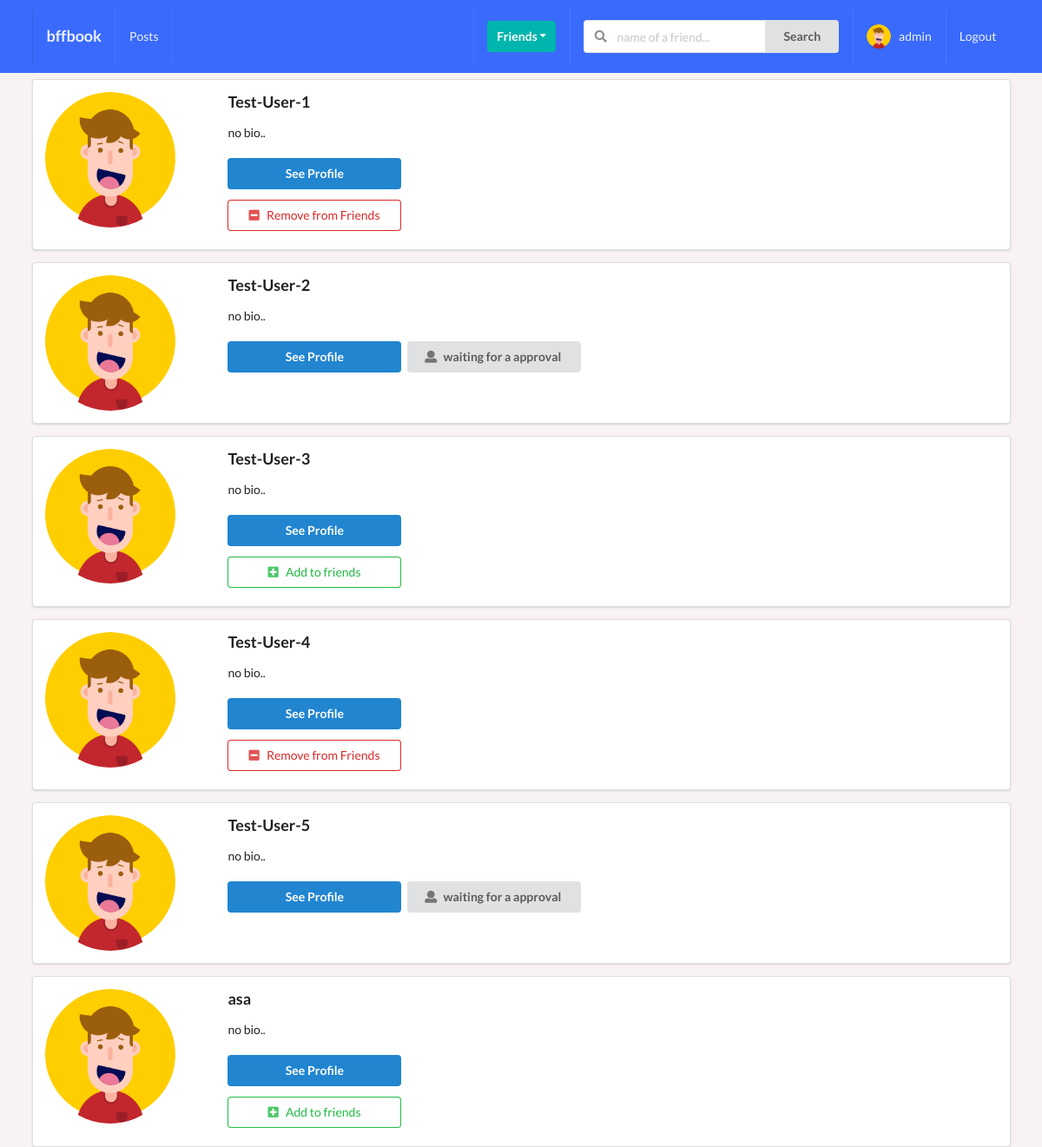
Page /profiles/ (signed in) on the committed database.
### profiles/models.py (models this page shows, shortened)
class Profile(models.Model):
    first_name = models.CharField(max_length=200, blank=True)
    last_name = models.CharField(max_length=200, blank=True)
    user = models.OneToOneField(User, on_delete=models.CASCADE)
    bio = models.TextField(default="no bio..", max_length=300)
    email = models.EmailField(max_length=200, blank=True)
    country = models.CharField(max_length=200, blank=True)
    avatar = models.ImageField(default="avatar.png", upload_to="avatars/")
    friends = models.ManyToManyField(User, blank=True, related_name="frinends")
    slug = models.SlugField(unique=True, blank=True)
    updated = models.DateTimeField(auto_now=True)
    created = models.DateTimeField(auto_now_add=True)
    objects = ProfileManager()
    def get_absolute_url(self):
        return reverse("profiles:profiles-detail", kwargs={"slug": self.slug})
    __initial_first_name = None
    __initial_last_name = None
    def __init__(self, *args, **kwargs):
        super().__init__(*args, **kwargs)
        self.__initial_first_name = self.first_name
        self.__initial_last_name = self.last_name

### profiles/views.py (the view)
# urls.py: path("", ProfilesList.as_view(), name="all-profiles"),
class ProfilesList(LoginRequiredMixin, ListView):
    model = Profile
    template_name = "profiles/profiles-list.html"
    def get_queryset(self):
        queryset = Profile.objects.get_all_profiles(self.request.user)
        return queryset
    def get_context_data(self, **kwargs):
        context = super().get_context_data(**kwargs)
        user = User.objects.get(username__iexact=self.request.user)
        profile = Profile.objects.get(user=user)
        relationship_reciever = Relationship.objects.filter(sender=profile)
        relationship_sender = Relationship.objects.filter(receiver=profile)
        receivers = []
        senders = []
        for item in relationship_reciever:
            receivers.append(item.receiver.user)
        for item in relationship_sender:
            senders.append(item.sender.user)
        context["receivers"] = receivers
        context["senders"] = senders
        context["is_empty"] = False
        if len(self.get_queryset()) == 0:
            context["is_empty"] = True
        return context

### profiles/context_processors.py (called while the page is built)
def profile_picture(request):
    if request.user.is_authenticated:
        profile_obj = Profile.objects.get(user=request.user)
        avatar = profile_obj.avatar
        return {'avatar':avatar}
    return {}

def invatations_received_number(request):
    if request.user.is_authenticated:
        profile_obj = Profile.objects.get(user=request.user)
        queryset_count = Relationship.objects.invitations_receive(profile_obj).count()
        return {'invites_number':queryset_count}
    return {}

### profiles/models.py (called while the page is built)
    def get_all_profiles(self, me):
        profiles = Profile.objects.all().exclude(user=me)
        return profiles

    def invitations_receive(self, receiver):
        queryset = Relationship.objects.filter(receiver=receiver, status="send")
        return queryset

### profiles/templates/profiles/profiles-list.html (shortened to what this page needs)
{% extends "base.html" %}
{% block content %}
    {% for obj in object_list %}
        <div class="ui segment">
            <div class="ui grid">
                <div class="row">
                    <div class="three wide column">
                        <img src={{obj.avatar.url}} alt="" class="ui small circular image">
                    </div>
                    <div class="thirteen wide column">
                        <h3>{{obj.user}}</h3>
                        <p>{{obj.bio}}</p>
                        <a href={{obj.get_absolute_url}}>
                            <button class="ui primary button mb-7 w-big mt-5">See Profile</button>
                        {% if obj.user not in receivers and obj.user not in senders %}
                            <form action="{% url 'profiles:send-invite' %}" method="POST">
                                <button type="submit" class="ui positive basic button mb-7 w-big mt-5"><i class="plus square icon"></i>Add to friends</button>
                            </form>
                         {% endif %}
                        {% if obj.user in receivers and request.user not in obj.friends.all %}
                            <button class="ui disabeled button mb-7 w-big mt-5"><i class="user icon"></i>waiting for a approval</button>
                        {% endif %}
                        {% if request.user in obj.friends.all %}
                        <form action="{% url 'profiles:remove-friend' %}" method="POST">
                            <button type="submit" class="ui negative basic button mb-7 w-big mt-5"><i class="minus square icon"></i>Remove from Friends</button>
                        </form>
                        {% endif %}
                    </div>
                </div>
            </div>
        </div>
    {% endfor %}
{% endblock content %}

### templates/base.html (shortened to what this page needs)
{% load static %}
<!doctype html>
<html lang="en">
  <head>
    <link rel="stylesheet" href="{% static 'css/style.css' %}">
    <link rel="stylesheet" type='text/css' href="https://cdnjs.cloudflare.com/ajax/libs/semantic-ui/2.2.14/semantic.min.css">
  </head>
  <body>
      {% include "home/navbar.html" %}
    <div class="ui container">
      {% block content %}
      {% endblock content %}
    </div>
  </body>
</html>

### home/templates/home/navbar.html (shortened to what this page needs)
{% url "home:home" as path_to_home %}
{% url "posts:post" as path_to_posts %}
{% url "profiles:my-profile" as path_to_my_profile %}
<div class="ui inverted menu navbar mb-7">
    <div class="ui container">
      <a href="{{path_to_home}}" class="{% if request.path == path_to_home %}active{% endif %} item">
          <h3>bffbook</h3>
      </a>
      {% if request.user.is_authenticated %}
      <a href="{{path_to_posts}}" class="{% if request.path == path_to_posts %}active{% endif %} item">
          Posts
      </a>
      {% endif %}
      <div class="right menu">
          {% if request.user.is_authenticated %}
          <div class="item">
              <div class="ui floating dropdown icon button teal"> Friends
                  <i class="dropdown icon"></i>
               </div>
          </div>
               <div class="item">
                <form action="" method="GET">
                  <div class="ui action left icon input">
                  <input class="prompt" type="text" name='q' placeholder="name of a friend...">
                  <button type='submit' class="ui button">Search</button>
                  </div>
              </form>
              </div>
              <a href="{{path_to_my_profile}}" class="{% if request.path == path_to_my_profile %}active{% endif %} item">
                  <img src={{avatar.url}} class="ui avatar image" alt="avatar">&nbsp;
                   {{ request.user }}
              </a>
              <a href="" class="ui item">
                  Logout
              </a>
          {% else %}
          <a href="" class="ui item">
                  Login
              </a>
          {% endif %}
      </div>
    </div>
  </div>

### static/css/style.css (style rules this page uses)
body { background-color: #f8f2f2 !important; }
.navbar { border-radius: 0px !important; padding: 10px 0px 10px !important; background-color: #396afc !important; }
.mb-7 { margin-bottom: 7px !important; }
.mt-5 { margin-top: 5px !important; }
.w-big { width: 200px !important; }

### rows in the picture
Profile: avatar (placeholder picture), user "Test-User-1", bio "no bio.."
Profile: avatar (placeholder picture), user "Test-User-2", bio "no bio..", shows "waiting for a approval"
Profile: avatar (placeholder picture), user "Test-User-3", bio "no bio.."
Profile: avatar (placeholder picture), user "Test-User-4", bio "no bio.."
Profile: avatar (placeholder picture), user "Test-User-5", bio "no bio..", shows "waiting for a approval"
Profile: avatar (placeholder picture), user "asa", bio "no bio.."

### other values in the picture
{{ request.user }} "admin"
